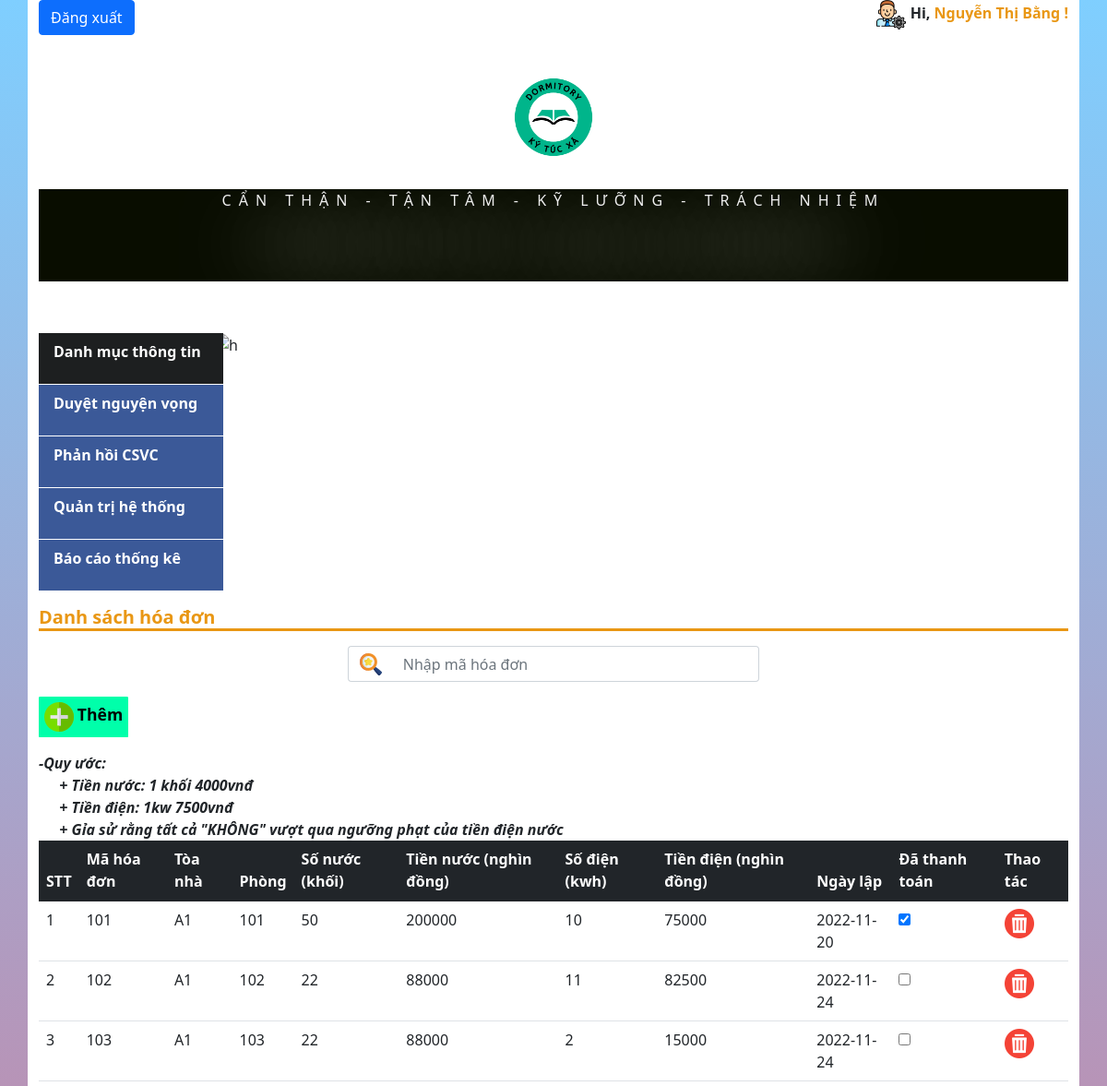
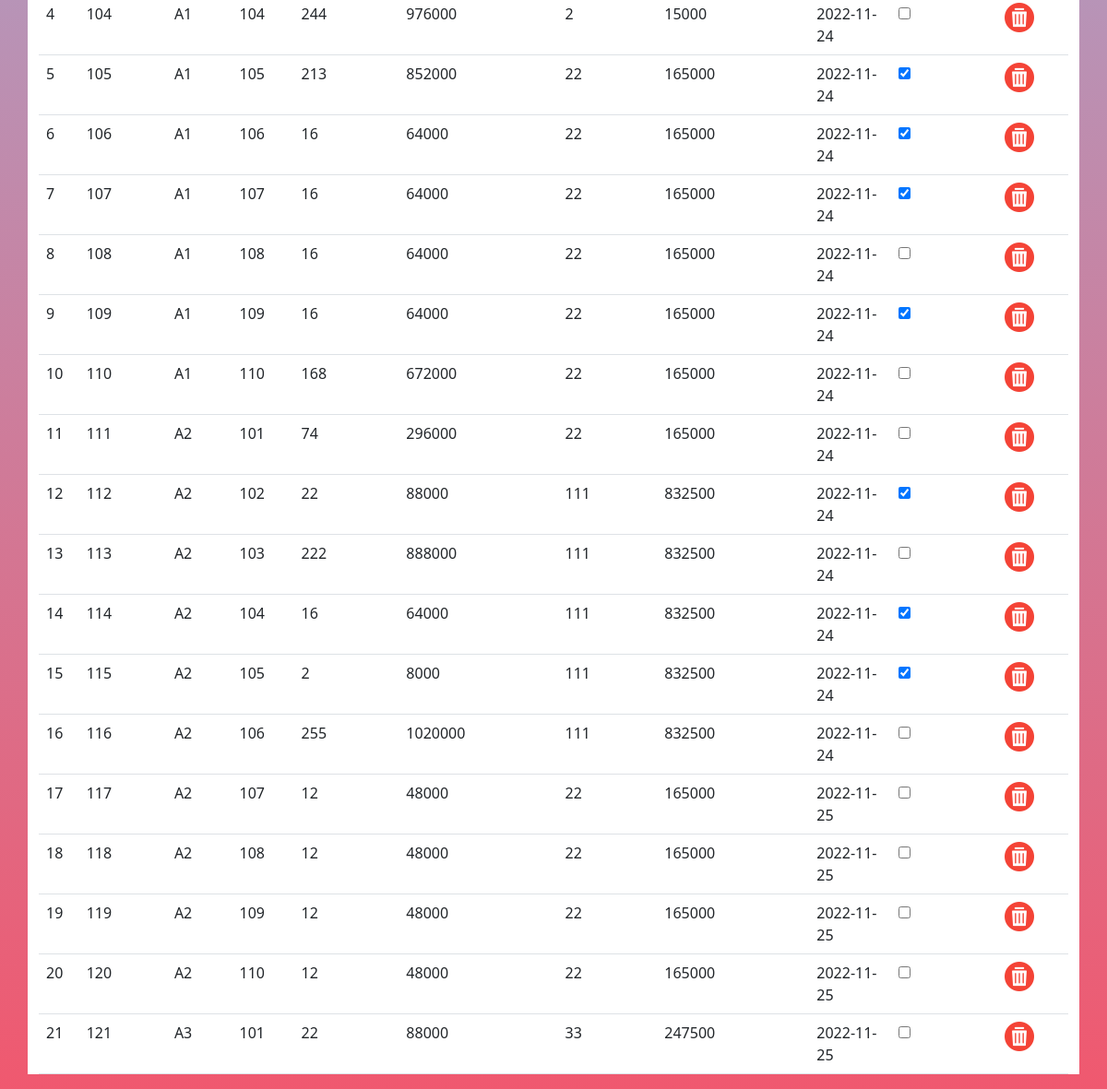
Page /admin/danhsachhoadon.php (signed in) on the committed database (2 pictures, top to bottom).
### tables this page shows
CREATE TABLE `nhanvien` (
  `id` int(10) NOT NULL,
  `msnv` varchar(10) NOT NULL,
  `hoten` varchar(50) NOT NULL,
  `gioitinh` varchar(7) NOT NULL,
  `quequan` varchar(50) NOT NULL,
  `vitri` varchar(20) NOT NULL,
  `luong` float NOT NULL,
  `sodienthoai` varchar(12) NOT NULL
);

CREATE TABLE `hoadon` (
  `id` int(10) NOT NULL,
  `mahoadon` varchar(10) NOT NULL,
  `sodien` int(10) NOT NULL,
  `tiendien` float NOT NULL,
  `sonuoc` int(10) NOT NULL,
  `tiennuoc` float NOT NULL,
  `ngaylap` date NOT NULL,
  `kiemtra` int(1) NOT NULL,
  `id_ktx` int(10) NOT NULL
);

CREATE TABLE `kytucxa` (
  `id` int(10) NOT NULL,
  `toanha` varchar(5) NOT NULL,
  `phong` varchar(5) NOT NULL,
  `loaiphong` varchar(7) NOT NULL,
  `songuoihientai` int(2) NOT NULL,
  `songuoitoida` int(2) NOT NULL,
  `giaphong` float NOT NULL,
  `tinhtrangphong` int(2) NOT NULL
);

### admin/danhsachhoadon.php (the view, shortened to what this page needs)
<?php
    require_once 'include/header.php';
?>
                <h4>Danh sách hóa đơn</h4>
                <div class="search-tt mt-3">
                    <form action="">
                    <div class="input-group mb-3 " style="width:40%;margin:0 auto;" >
                        <span class="input-group-text" style="border-right:none;background:none;">
                            <button style="border:none;background:none;">
                                <img src="/KTX/image/searching.png" alt="">
                            </button>
                        </span>
                        <input type="text" id="search_hoadon" class="form-control"style="border-left:none;" placeholder="Nhập mã hóa đơn">
                    </div>
                    </form>
                </div>
                <div class="themthongtin mt-3 mb-3">
                    <button data-bs-toggle="modal" data-bs-target="#myModal1">
                        <img src="/KTX/image/add.png" alt="">
                       <span>Thêm</span>
                    </button>
                </div>
                <div class="danhsachhoadon">
                    <div style="font-weight:bold">
                        <i style="display:block">-Quy ước:</i>
                        <i style="display:block;padding-left:2%">+ Tiền nước: 1 khối 4000vnđ</i>
                        <i style="display:block;padding-left:2%">+ Tiền điện: 1kw 7500vnđ</i>
                        <i style="display:block;padding-left:2%">+ Gỉa sử rằng tất cả "KHÔNG" vượt qua ngưỡng phạt của tiền điện nước</i>
                    </div>
                    <table class="table">
                        <thead class="table-dark">
                        <tr>
                            <th>STT</th>
                            <th>Mã hóa đơn</th>
                            <th>Tòa nhà</th>
                            <th>Phòng</th>
                            <th>Số nước (khối)</th>
                            <th>Tiền nước (nghìn đồng)</th>
                            <th>Số điện (kwh)</th>
                            <th>Tiền điện (nghìn đồng)</th>
                            <th>Ngày lập</th>
                            <th>Đã thanh toán</th>
                            <th>Thao tác</th>
                        </tr>
                        </thead>
                        <tbody id="body_hoadon">
                        <?php
                            $sql = "SELECT hoadon.id,mahoadon,toanha,phong,sonuoc,tiennuoc,sodien,tiendien,ngaylap,kiemtra FROM `hoadon`,kytucxa where kytucxa.id = hoadon.id_ktx order by mahoadon,ngaylap asc";
                            $res = mysqli_query($conn,$sql);
                            if($res == true){
                                $i=0;
                                while($rows = mysqli_fetch_assoc($res)){$i++;
                        ?>
                        <tr>
                            <td><?php echo $i; ?></td>
                            <td><?php echo $rows['mahoadon']; ?></td>
                            <td><?php echo $rows['toanha']; ?></td>
                            <td><?php echo $rows['phong']; ?></td>
                            <td><?php echo $rows['sonuoc']; ?></td>
                            <td><?php echo $rows['tiennuoc']; ?></td>
                            <td><?php echo $rows['sodien']; ?></td>
                            <td><?php echo $rows['tiendien']; ?></td>
                            <td><?php echo $rows['ngaylap']; ?></td>
                            <td>
                                <input class="checked_hoadon" data-id="<?php echo $rows['id'] ?>"  type="checkbox"
                                    <?php
                                        if($rows['kiemtra'] == 1){
                                            echo 'checked';
                                        }else{
                                        }
                                    ?>
                                >
                            </td>
                            <td>
                                <a onclick="canhbao3(<?php echo $rows['id'] ?>);" data-id="<?php echo $rows['id']?>"  ><img src="/KTX/image/delete.png" alt=""></a>
                            </td>
                        </tr>
                        <?php
                                }
                            }
                        ?>
                        </tbody>
                    </table>
                </div>
    </div>
</body>
</html>

### admin/include/header.php (shortened to what this page needs)
<?php
    require_once '../config/DB.php';
    $taikhoan = $_SESSION['admin'];
    $sql = "SELECT * FROM admin,nhanvien where admin.idnv = nhanvien.id and admin.taikhoan = '$taikhoan'";
    $res = mysqli_query($conn,$sql);
    $row= [];
    if(mysqli_num_rows($res) >0){
        $row = mysqli_fetch_assoc($res);
    }
?>
<!DOCTYPE html>
<html lang="en">
<head>
    <link href="https://cdn.jsdelivr.net/npm/bootstrap@5.1.3/dist/css/bootstrap.min.css" rel="stylesheet">
    <link rel="stylesheet" href="/KTX/css/admin.css">
</head>
<body>
    <div class="container">
        <div class="header">
            <p><a class="btn btn-primary " href="/KTX/dangxuat.php">Đăng xuất</a></p>
            <p class="ten">
                <img src="/KTX/image/admin.png" alt="logoadmin">
                 Hi,
                 <span>
                    <?php
                    echo $row['hoten']; ?> !
                 </span>
            </p>
            <div style="text-align:center;margin-top:2%;">
                <img src="/KTX/image/logo.png" alt="logo" style="width:12%;">
            </div>
            <div class="text-center" style="margin-bottom: 1%;margin-top:1%;background: #090d00; color: #efefef">
                <p class="ghichu"  style="">
                    CẨN THẬN - TẬN TÂM - KỸ LƯỠNG - TRÁCH NHIỆM
                    <span class="tieudektx">
                    </span>
                </p>
            </div>
        </div>
        <div class="row" style="margin-top:5%;">
            <div class="col-sm-2" id="mainnav">
                <ul>
                    <li class="thefirst" >
                        <a href="#">Danh mục thông tin</a>
                    </li>
                    <li><a href="/KTX/admin/dangkyphong.php">Duyệt nguyện vọng</a></li>
                    <li>
                        <a href="/KTX/admin/phanhoicsvc.php">Phản hồi CSVC</a>
                    </li>
                    <li>
                        <a href="#" >Quản trị hệ thống</a>
                    </li>
                    <li>
                        <a href="/KTX/admin/thongke.php">Báo cáo thống kê</a>
                    </li>
                </ul>
            </div>
            <div class="col-sm-10">
                <img src="/KTX/image/shc.jpg" alt="h" width="100%" height="280px">
            </div>
        </div>

### css/admin.css (style rules this page uses)
* { margin: 0; padding: 0; transition: all 0.3s; }
body { background-image:linear-gradient(to bottom, rgb(0, 159, 255, 0.5), rgb(236, 47, 75, 0.8)), url('https://niemvuilaptrinh.ams3.cdn.digitaloceanspaces.com/pexels-paul-ijsendoorn-33041.jpg'); background-size: cover; }
a { text-decoration: none; }
.container { background-color: white; }
.header p { display: inline; }
.header .ten { float:right;font-weight:bold; }
.header .ten span { color:#e99714; cursor: pointer; }
#mainnav ul { background: #3B5998; list-style: none; padding: 0px; width: 200px; text-align: left; }
#mainnav ul li { position: relative; width: 200px; height: 56px; line-height: 40px; border-bottom: 1px solid #fff; }
#mainnav ul .thefirst { background: #1D1F20; }
#mainnav ul li a { text-decoration: none; color: #fff; font-weight: bold; padding: 0 16px; display: block; }
h4 { color: #e99714; font-weight:bold; font-size:20px; border-bottom:3px inset #e99714; }
.themthongtin button { border: none; border-radius: 2%; padding: 0.5%; background-color: #0fa; }
.themthongtin button span { font-size: 1.1rem; font-weight: bold; }

### admin/include/header.php (style rules this page uses)
.ghichu { text-transform: uppercase; letter-spacing: .5em; display: inline-block; border-width: 4px 0; padding: 1.5em 0em; width: 40em; margin: 0 auto; }
.tieudektx { font: 700 3em/1 "Oswald", sans-serif; letter-spacing: 0; padding: .25em 0 .325em; display: block; margin: 0 auto; text-shadow: 0 0 80px rgba(255,255,255,.5); background: url(https://i.ibb.co/RDTnNrT/animated-text-fill.png) repeat-y; -webkit-background-clip: text; background-clip: text; -webkit-text-fill-color: transparent; -webkit-animation: aitf 80s linear infinite; -webkit-transform: translate3d(0,0,0); -webkit-backface-visibility: hidden; }

### rows in the picture
hoadon: mahoadon "101", id_ktx.toanha "A1", id_ktx.phong "101", sonuoc "50", tiennuoc "200000", sodien "10", tiendien "75000", ngaylap "2022-11-20", kiemtra "☑"
hoadon: mahoadon "102", id_ktx.toanha "A1", id_ktx.phong "102", sonuoc "22", tiennuoc "88000", sodien "11", tiendien "82500", ngaylap "2022-11-24"
hoadon: mahoadon "103", id_ktx.toanha "A1", id_ktx.phong "103", sonuoc "22", tiennuoc "88000", sodien "2", tiendien "15000", ngaylap "2022-11-24"
hoadon: mahoadon "104", id_ktx.toanha "A1", id_ktx.phong "104", sonuoc "244", tiennuoc "976000", sodien "2", tiendien "15000", ngaylap "2022-11-24"
hoadon: mahoadon "105", id_ktx.toanha "A1", id_ktx.phong "105", sonuoc "213", tiennuoc "852000", sodien "22", tiendien "165000", ngaylap "2022-11-24", kiemtra "☑"
hoadon: mahoadon "106", id_ktx.toanha "A1", id_ktx.phong "106", sonuoc "16", tiennuoc "64000", sodien "22", tiendien "165000", ngaylap "2022-11-24", kiemtra "☑"
hoadon: mahoadon "107", id_ktx.toanha "A1", id_ktx.phong "107", sonuoc "16", tiennuoc "64000", sodien "22", tiendien "165000", ngaylap "2022-11-24", kiemtra "☑"
hoadon: mahoadon "108", id_ktx.toanha "A1", id_ktx.phong "108", sonuoc "16", tiennuoc "64000", sodien "22", tiendien "165000", ngaylap "2022-11-24"
hoadon: mahoadon "109", id_ktx.toanha "A1", id_ktx.phong "109", sonuoc "16", tiennuoc "64000", sodien "22", tiendien "165000", ngaylap "2022-11-24", kiemtra "☑"
hoadon: mahoadon "110", id_ktx.toanha "A1", id_ktx.phong "110", sonuoc "168", tiennuoc "672000", sodien "22", tiendien "165000", ngaylap "2022-11-24"
hoadon: mahoadon "111", id_ktx.toanha "A2", id_ktx.phong "101", sonuoc "74", tiennuoc "296000", sodien "22", tiendien "165000", ngaylap "2022-11-24"
hoadon: mahoadon "112", id_ktx.toanha "A2", id_ktx.phong "102", sonuoc "22", tiennuoc "88000", sodien "111", tiendien "832500", ngaylap "2022-11-24", kiemtra "☑"
hoadon: mahoadon "113", id_ktx.toanha "A2", id_ktx.phong "103", sonuoc "222", tiennuoc "888000", sodien "111", tiendien "832500", ngaylap "2022-11-24"
hoadon: mahoadon "114", id_ktx.toanha "A2", id_ktx.phong "104", sonuoc "16", tiennuoc "64000", sodien "111", tiendien "832500", ngaylap "2022-11-24", kiemtra "☑"
hoadon: mahoadon "115", id_ktx.toanha "A2", id_ktx.phong "105", sonuoc "2", tiennuoc "8000", sodien "111", tiendien "832500", ngaylap "2022-11-24", kiemtra "☑"
hoadon: mahoadon "116", id_ktx.toanha "A2", id_ktx.phong "106", sonuoc "255", tiennuoc "1020000", sodien "111", tiendien "832500", ngaylap "2022-11-24"
hoadon: mahoadon "117", id_ktx.toanha "A2", id_ktx.phong "107", sonuoc "12", tiennuoc "48000", sodien "22", tiendien "165000", ngaylap "2022-11-25"
hoadon: mahoadon "118", id_ktx.toanha "A2", id_ktx.phong "108", sonuoc "12", tiennuoc "48000", sodien "22", tiendien "165000", ngaylap "2022-11-25"
hoadon: mahoadon "119", id_ktx.toanha "A2", id_ktx.phong "109", sonuoc "12", tiennuoc "48000", sodien "22", tiendien "165000", ngaylap "2022-11-25"
hoadon: mahoadon "120", id_ktx.toanha "A2", id_ktx.phong "110", sonuoc "12", tiennuoc "48000", sodien "22", tiendien "165000", ngaylap "2022-11-25"
hoadon: mahoadon "121", id_ktx.toanha "A3", id_ktx.phong "101", sonuoc "22", tiennuoc "88000", sodien "33", tiendien "247500", ngaylap "2022-11-25"

### other values in the picture
$row['hoten'] "Nguyễn Thị Bằng"
